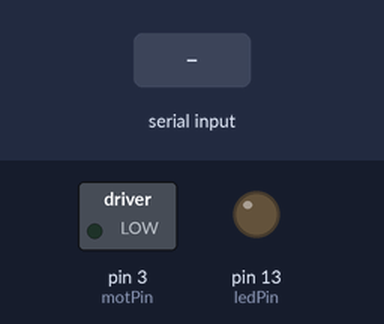
A sketch run on a simulated Arduino Uno, built with avr-gcc and run on an emulated ATmega328P. Shown: switched loads named in the sketch (green lamp = pin HIGH), output pins drawn as LEDs (lit = HIGH). The inputs (shaded band) are chosen by the test bench.

Above: at 1.2 s.
1.3 s: "H" received over the second serial link
At 1.9 s:
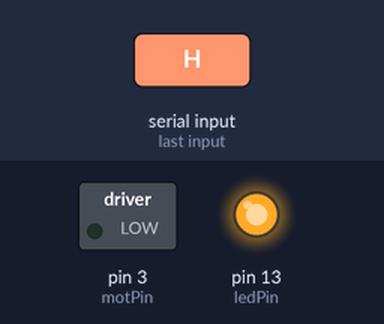
2.8 s: "E" received over the second serial link
At 4.0 s:
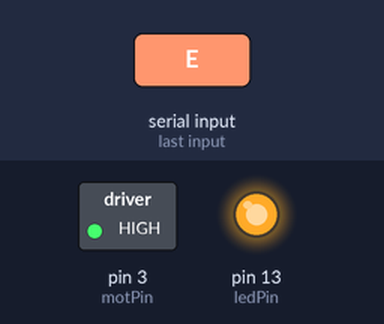
4.3 s: "L" received over the second serial link
At 5.4 s:
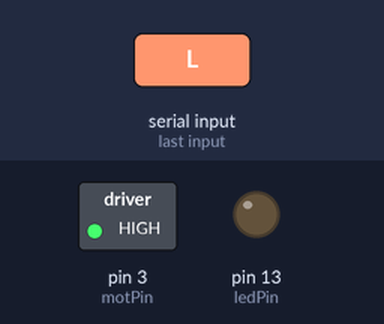
5.8 s: "A" received over the second serial link
At 6.5 s:
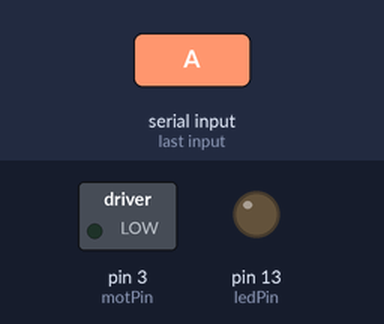
Timing chart, 0 to 8.3 s (numbered marks = the images above; inputs shaded):
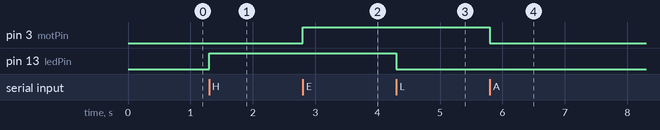

Measured:
- after the input at 1.3 s, pin 13 (ledPin): LOW → HIGH at once
- after the input at 2.8 s, pin 3 (motPin): LOW → HIGH at once
- after the input at 4.3 s, pin 13 (ledPin): HIGH → LOW at once
- after the input at 5.8 s, pin 3 (motPin): HIGH → LOW at once

The sketch:

Codigo_Canco.ino
```cpp
#include <SoftwareSerial.h>
SoftwareSerial I2CBT(10, 11);
// El TX del módulo BT va al pin 10 del Arduino
// El RX del módulo BT va al pin 11 del Arduino

const int ledPin = 13; // el LED se conecta al pin digital 13
const int motPin = 3; // la base del transistor se conecta al pin digital 3
int incomingByte;    // variable que se usa para los datos que introducimos en el serial buffer

void setup() {
  I2CBT.begin(9600); // inicializa la comunicación con el módulo Bluetooth
  Serial.begin(9600); // inicializa la comunicación con el puerto serie
  pinMode(motPin, OUTPUT); // inicializa el motor como una salida
  pinMode(ledPin, OUTPUT); // inicializa el LED como una salida
}

void loop() {

  // comprobamos si hay datos de entrada
  if (I2CBT.available() > 0) {
  // lectura del byte más antiguo del módulo Bluetooth
  incomingByte = I2CBT.read();


  // si recibe una H mayúscula, enciende el LED
  if (incomingByte == 'H') {
    digitalWrite(ledPin, HIGH);
  }
  // si recibe una L mayúscula, apaga el LED
  if (incomingByte == 'L') {
    digitalWrite(ledPin, LOW);
  }
  // si recibe una E mayúscula, enciende el motor
    if (incomingByte == 'E') {
    digitalWrite(motPin, HIGH);
  }
  // si recibe una A mayúscula, apaga el motor
  if (incomingByte == 'A') {
    digitalWrite(motPin, LOW);
  }
  }
}
```
